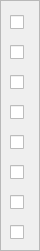
   <widget class="QFrame" name="frame_3">
    <property name="geometry">
     <rect>
      <x>1050</x>
      <y>40</y>
      <width>40</width>
      <height>251</height>
     </rect>
    </property>
    <property name="frameShape">
     <enum>QFrame::Shape::StyledPanel</enum>
    </property>
    <property name="frameShadow">
     <enum>QFrame::Shadow::Raised</enum>
    </property>
    <widget class="QCheckBox" name="cb_fsta0">
     <property name="geometry">
      <rect>
       <x>10</x>
       <y>10</y>
       <width>40</width>
       <height>24</height>
      </rect>
     </property>
     <property name="text">
      <string/>
     </property>
     <property name="checkable">
      <bool>true</bool>
     </property>
    </widget>
    <widget class="QCheckBox" name="cb_fsta1">
     <property name="geometry">
      <rect>
       <x>10</x>
       <y>40</y>
       <width>40</width>
       <height>24</height>
      </rect>
     </property>
     <property name="text">
      <string/>
     </property>
     <property name="checkable">
      <bool>true</bool>
     </property>
    </widget>
    <widget class="QCheckBox" name="cb_fsta2">
     <property name="geometry">
      <rect>
       <x>10</x>
       <y>70</y>
       <width>40</width>
       <height>24</height>
      </rect>
     </property>
     <property name="text">
      <string/>
     </property>
     <property name="checkable">
      <bool>true</bool>
     </property>
    </widget>
    <widget class="QCheckBox" name="cb_fsta3">
     <property name="geometry">
      <rect>
       <x>10</x>
       <y>100</y>
       <width>40</width>
       <height>24</height>
      </rect>
     </property>
     <property name="text">
      <string/>
     </property>
     <property name="checkable">
      <bool>true</bool>
     </property>
    </widget>
    <widget class="QCheckBox" name="cb_fsta4">
     <property name="geometry">
      <rect>
       <x>10</x>
       <y>130</y>
       <width>40</width>
       <height>24</height>
      </rect>
     </property>
     <property name="text">
      <string/>
     </property>
     <property name="checkable">
      <bool>true</bool>
     </property>
    </widget>
    <widget class="QCheckBox" name="cb_fsta5">
     <property name="geometry">
      <rect>
       <x>10</x>
       <y>160</y>
       <width>40</width>
       <height>24</height>
      </rect>
     </property>
     <property name="text">
      <string/>
     </property>
     <property name="checkable">
      <bool>true</bool>
     </property>
    </widget>
    <widget class="QCheckBox" name="cb_fsta7">
     <property name="geometry">
      <rect>
       <x>10</x>
       <y>190</y>
       <width>40</width>
       <height>24</height>
      </rect>
     </property>
     <property name="text">
      <string/>
     </property>
     <property name="checkable">
      <bool>true</bool>
     </property>
    </widget>
    <widget class="QCheckBox" name="cb_fsta6">
     <property name="geometry">
      <rect>
       <x>10</x>
       <y>220</y>
       <width>40</width>
       <height>24</height>
      </rect>
     </property>
     <property name="text">
      <string/>
     </property>
     <property name="checkable">
      <bool>true</bool>
     </property>
    </widget>
   </widget>
